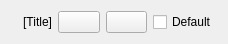
<?xml version="1.0" encoding="UTF-8"?>
<ui version="4.0">
 <class>TextColorWidget</class>
 <widget class="QWidget" name="TextColorWidget">
  <property name="geometry">
   <rect>
    <x>0</x>
    <y>0</y>
    <width>228</width>
    <height>44</height>
   </rect>
  </property>
  <property name="windowTitle">
   <string>Form</string>
  </property>
  <layout class="QHBoxLayout" name="horizontalLayout">
   <item>
    <widget class="QLabel" name="titleLabel">
     <property name="text">
      <string>[Title]</string>
     </property>
     <property name="alignment">
      <set>Qt::AlignRight|Qt::AlignTrailing|Qt::AlignVCenter</set>
     </property>
    </widget>
   </item>
   <item>
    <widget class="ColorButton" name="foregroundColor">
     <property name="toolTip">
      <string>Foreground color</string>
     </property>
     <property name="text">
      <string/>
     </property>
    </widget>
   </item>
   <item>
    <widget class="ColorButton" name="backgroundColor">
     <property name="toolTip">
      <string>Background color</string>
     </property>
     <property name="text">
      <string/>
     </property>
    </widget>
   </item>
   <item>
    <widget class="QCheckBox" name="defaultCheckBox">
     <property name="toolTip">
      <string>Restores default colors.</string>
     </property>
     <property name="text">
      <string>Default</string>
     </property>
    </widget>
   </item>
  </layout>
 </widget>
 <customwidgets>
  <customwidget>
   <class>ColorButton</class>
   <extends>QPushButton</extends>
   <header>gui/ColorButton.h</header>
  </customwidget>
 </customwidgets>
 <resources/>
 <connections/>
</ui>
